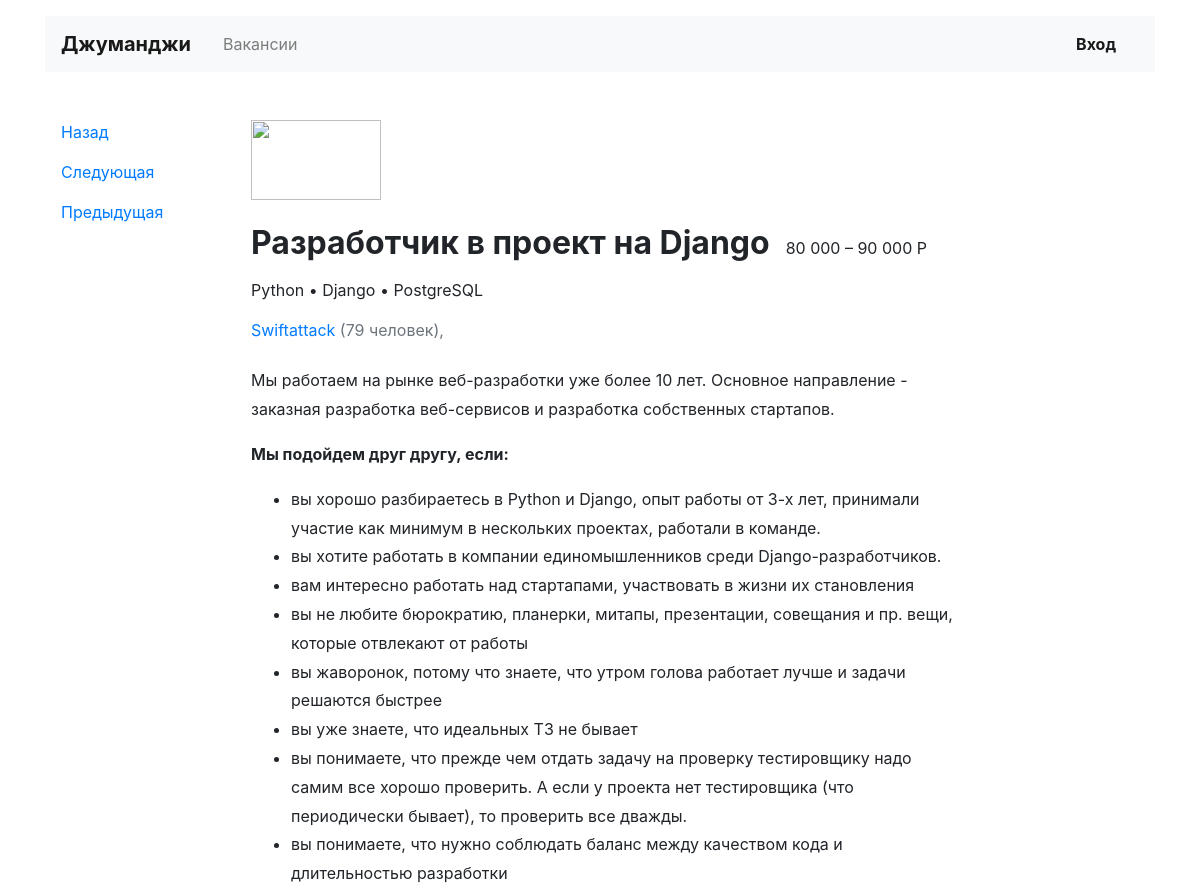
/vacancies/2/ (upper part), run on an earlier commit of the app's database.
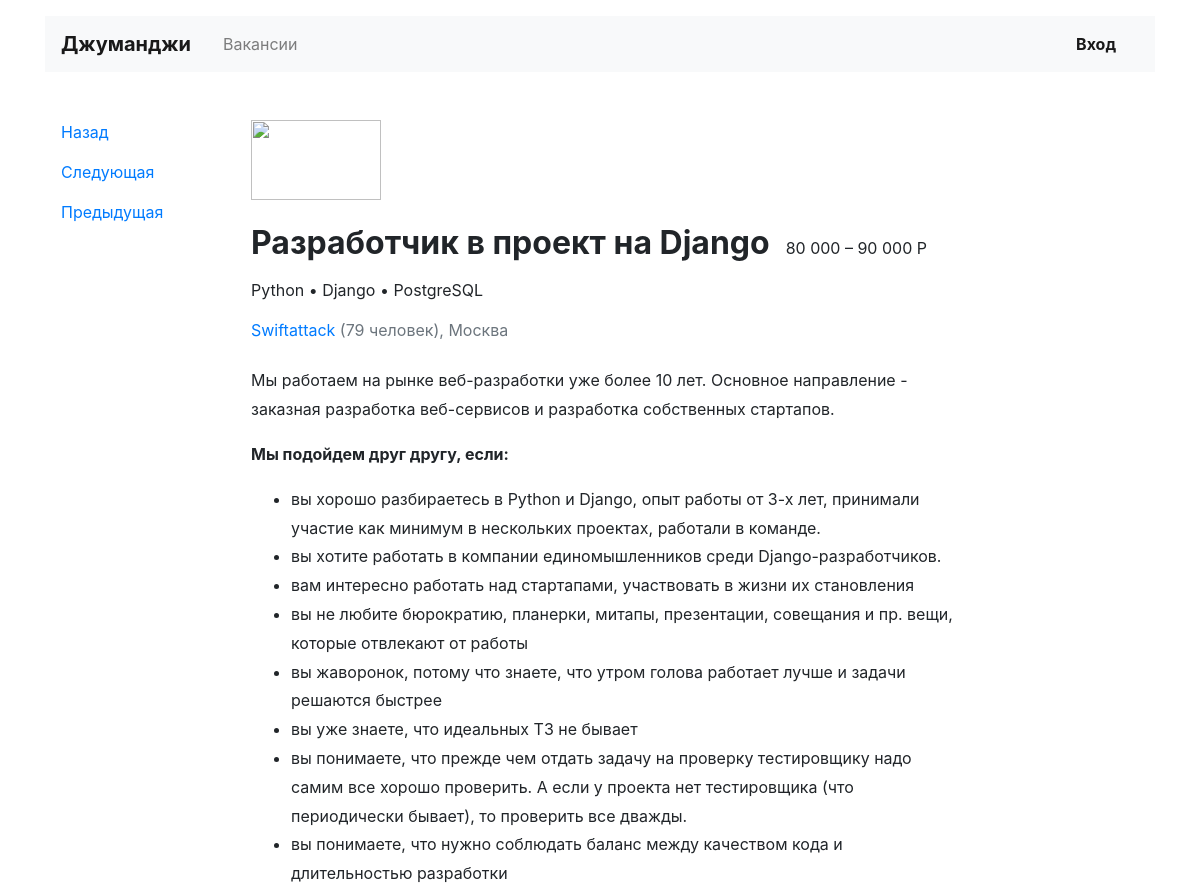
And on a later commit of the database.
### job_search/models.py (models this page shows)
class Vacancy(models.Model):
    title = models.CharField(max_length=100)
    skills = models.TextField()
    description = models.TextField()
    salary_min = models.IntegerField()
    salary_max = models.IntegerField()
    published_at = models.DateTimeField()
    company = models.ForeignKey(Company, on_delete=models.CASCADE, related_name="vacancies")
    specialty = models.ForeignKey(Speciality, on_delete=models.CASCADE, related_name="vacancies")

class Company(models.Model):
    name = models.CharField(max_length=100)
    location = models.CharField(max_length=100)
    logo = models.URLField(default='https://place-hold.it/100x60')
    description = models.TextField()
    employee_count = models.IntegerField()

### job_search/views.py (the view)
# urls.py: path('vacancies/<int:vacancy_pk>/', VacancyView.as_view(), name='vacancy'),
class VacancyView(TemplateView):
    template_name = 'job_search/vacancy.html'
    def get_context_data(self, **kwargs):
        context = super(VacancyView, self).get_context_data(**kwargs)
        context['vacancy'] = get_object_or_404(Vacancy, pk=context['vacancy_pk'])  # объект по ключу из url
        context['vacancies_count'] = Vacancy.objects.count()  # передается для перехода на следующую вакансию
        return context

### job_search/templatetags/ru_pluralize.py (called while the page is built)
@register.filter
def ru_pluralize(number: Union[int, str], arg: str = 'дурак,дурака,дураков'):
    nominative_singular, genitive_singular, genitive_plural = arg.split(",")
    number = abs(int(number))
    if 10 <= number % 100 <= 20:
        return f'{number} {genitive_plural}'
    if number % 10 == 1:
        return f'{number} {nominative_singular}'
    if 2 <= number % 10 <= 4:
        return f'{number} {genitive_singular}'
    return f'{number} {genitive_plural}'

### job_search/templatetags/switch_symb.py (called while the page is built)
@register.filter
def switch_symb(text: str, arg: str = ',&•') -> str:
    [prev, new] = arg.split('&')
    new_string = ""
    for char in text:
        if char != prev:
            new_string += char
        else:
            new_string += new
    return new_string

### job_search/templatetags/thous_sep.py (called while the page is built)
@register.filter
def thous_sep(number: int) -> str:
    number = str(number)
    string_number = ""
    for number, char in enumerate(number[::-1]):
        string_number = char + string_number
        if (number+1) % 3 == 0:
            string_number = " " + string_number
    return string_number

### job_search/templates/job_search/vacancy.html (shortened to what this page needs)
{% extends 'job_search/base.html' %}
{% load thous_sep %}
{% load switch_symb %}
{% load ru_pluralize %}
{% block content %}
  <main class="container mt-3 pb-5">
    <div class="row mt-5">
      <div class="col-12 col-lg-2">
        <div class="pl-3 mb-5">
          <p><a href="{{ request.META.HTTP_REFERER }}">Назад</a></p>
            <p><a href="{% if vacancy.pk|add:1 > vacancies_count  %}{% url 'vacancy' 1 %}{% else %}{% url 'vacancy' vacancy_pk|add:1 %}{% endif %}">Следующая</a></p>
            <p><a href="{% if vacancy.pk|add:-1 < 1  %}{% url 'vacancy' vacancies_count %}{% else %}{% url 'vacancy' vacancy_pk|add:-1 %}{% endif %}">Предыдущая</a></p>
        </div>
      </div>
      <div class="col-12 col-lg-8">
        <section class="pl-3">
          <a href="#"><img src="https://place-hold.it/130x80" width="130" height="80" alt=""></a>
          <div class="d-flex align-items-baseline align-content-baseline">
            <h1 class="h2 mt-4 font-weight-bold" >{{ vacancy.title }}</h1>
            <p class="m-0 pl-3">{{ vacancy.salary_min|thous_sep }} – {{ vacancy.salary_max|thous_sep }} Р</p>
          </div>
          <p class="mt-2">{{ vacancy.skills|switch_symb:",& •" }}</p>
          <p class="text-muted mb-4"><a href="{% url 'company' vacancy.company.pk %}">{{ vacancy.company.name|capfirst }}</a> ({{ vacancy.company.employee_count|ru_pluralize:"человек,человека,человек" }}), {{ vacancy.company.location }} </p>
          <div style="line-height: 1.8;">
              {{ vacancy.description|safe}}
          </div>
        </section>
      </div>
    </div>
  </main>
{% endblock %}

What changed in the data, as far as the page shows it:
changed through a linked row, Vacancy "Разработчик в проект на Django": company.location (not shown) → "Москва"
